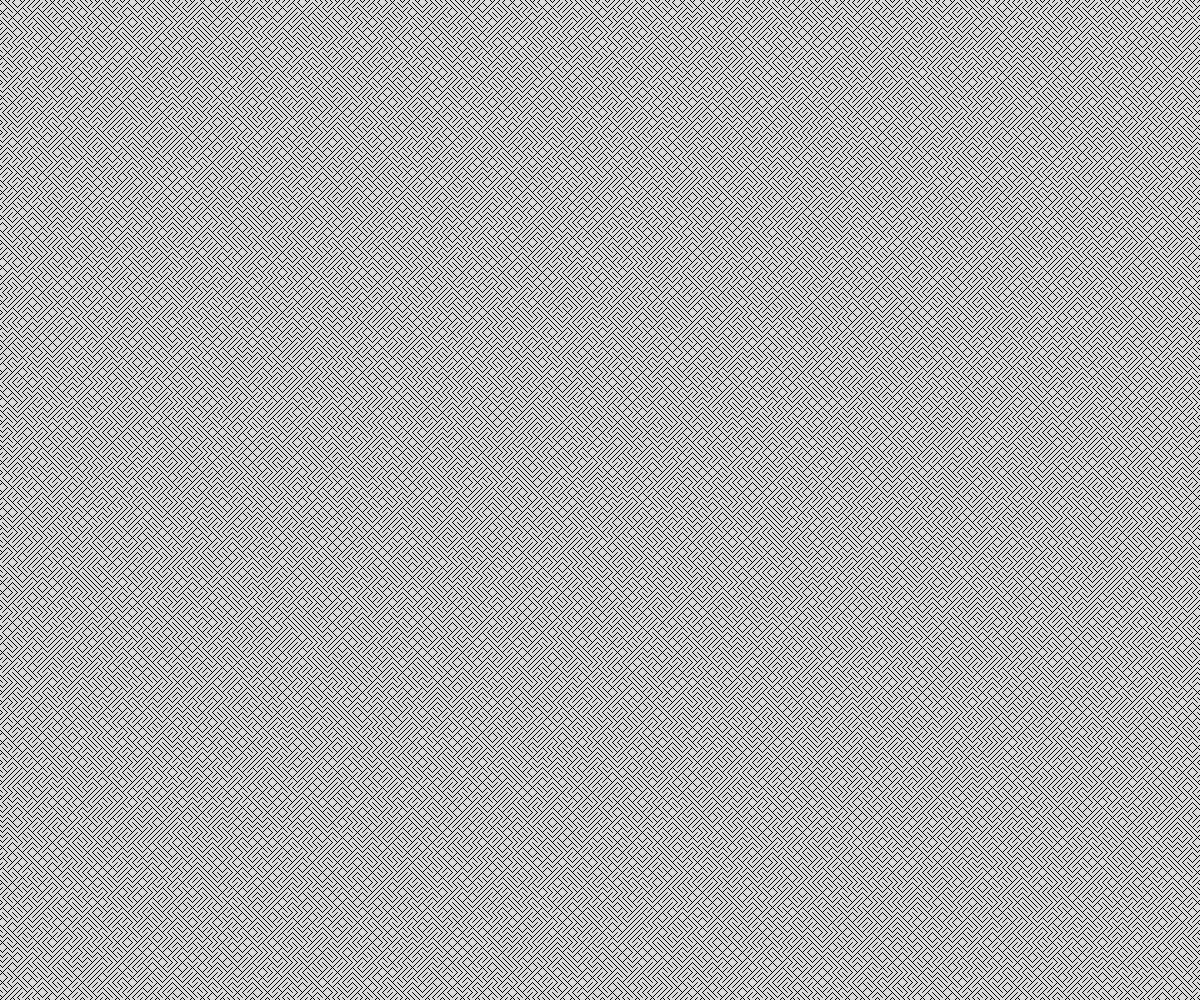
Frame 1 (no input)
Frame 60 (no input): identical to frame 1, image omitted
Frame 120 (the mouse pressed at the canvas centre since frame 60): identical to frame 1, image omitted

The p5.js sketch that drew this single still picture (run headless with seeded random() and noise() and a simulated clock; from frame 60 on, the mouse is pressed at the canvas centre):

// p5.js sketch
// ── sketch.js
// Project Title
// Your Name
// Date
//
// Extra for Experts:
// - describe what you did to take this project "above and beyond"

let theTiles = [];
const THE_SIZE = 5;
async function setup() {
  createCanvas(windowWidth, windowHeight);

  for (let x = 0; x <= width; x += THE_SIZE) {
    for (let y = 0; y <= height; y += THE_SIZE) {
      let someTile = spawnTile(x,y,THE_SIZE);
      theTiles.push(someTile);
    }
  }
}

function draw() {
  background(220);
  fill(mouseX,mouseY,0);

  for (let theTile of theTiles) {
    line(theTile.x1, theTile.y1, theTile.x2, theTile.y2);
  }
}

function spawnTile(x, y, tileSize){
  let choice = random(100);
  let tile;
  if (choice < 50) {
    // positive slope
    tile = {
      x1 : x + tileSize/2,
      y1 : y - tileSize/2,
      x2 : x - tileSize/2,
      y2 : y + tileSize/2,
    };
  }
  else {
    // negative slope
    tile = {
      x1 : x - tileSize/2,
      y1 : y - tileSize/2,
      x2 : x + tileSize/2,
      y2 : y + tileSize/2,
    };
  }
  return tile;

}
